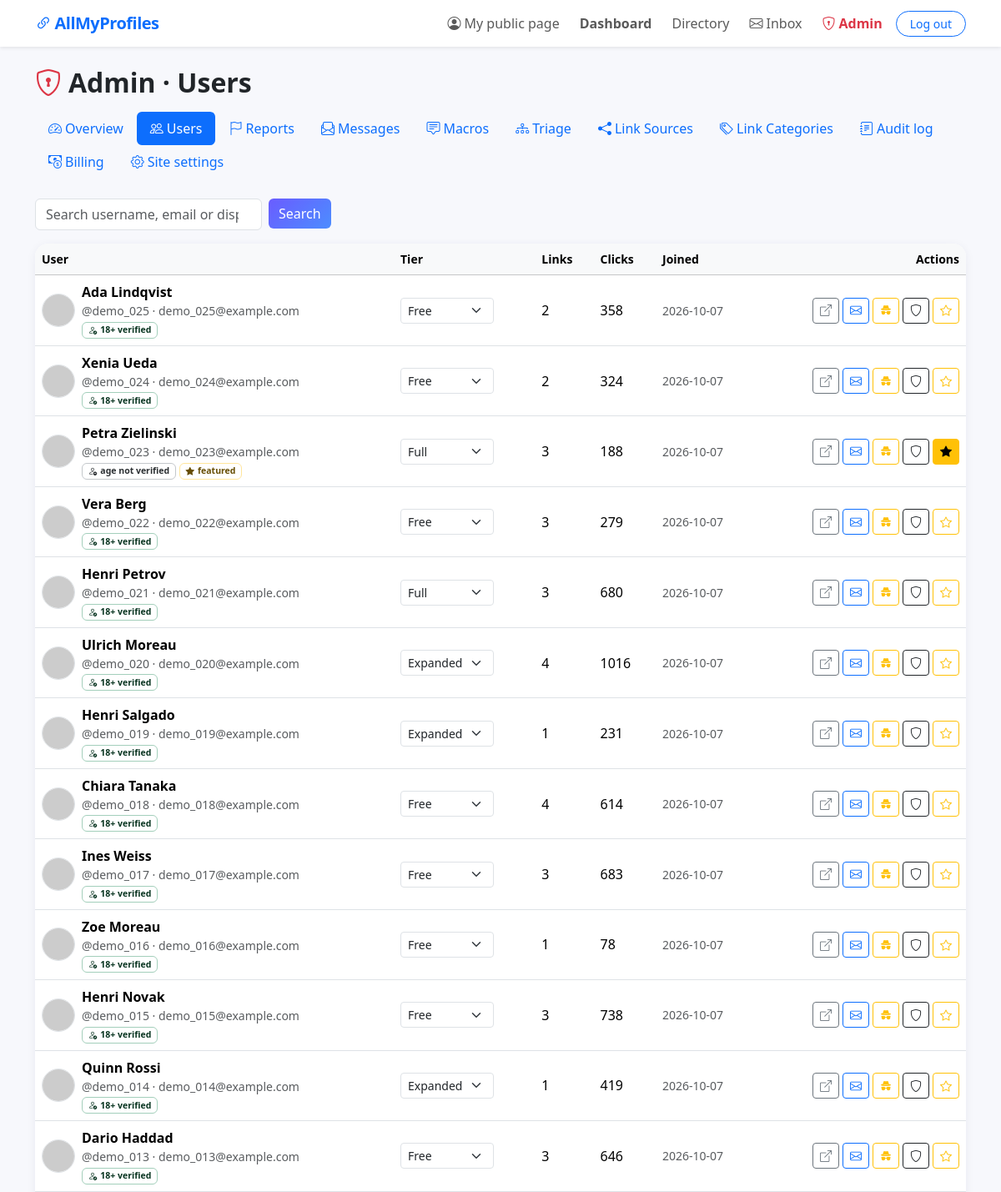
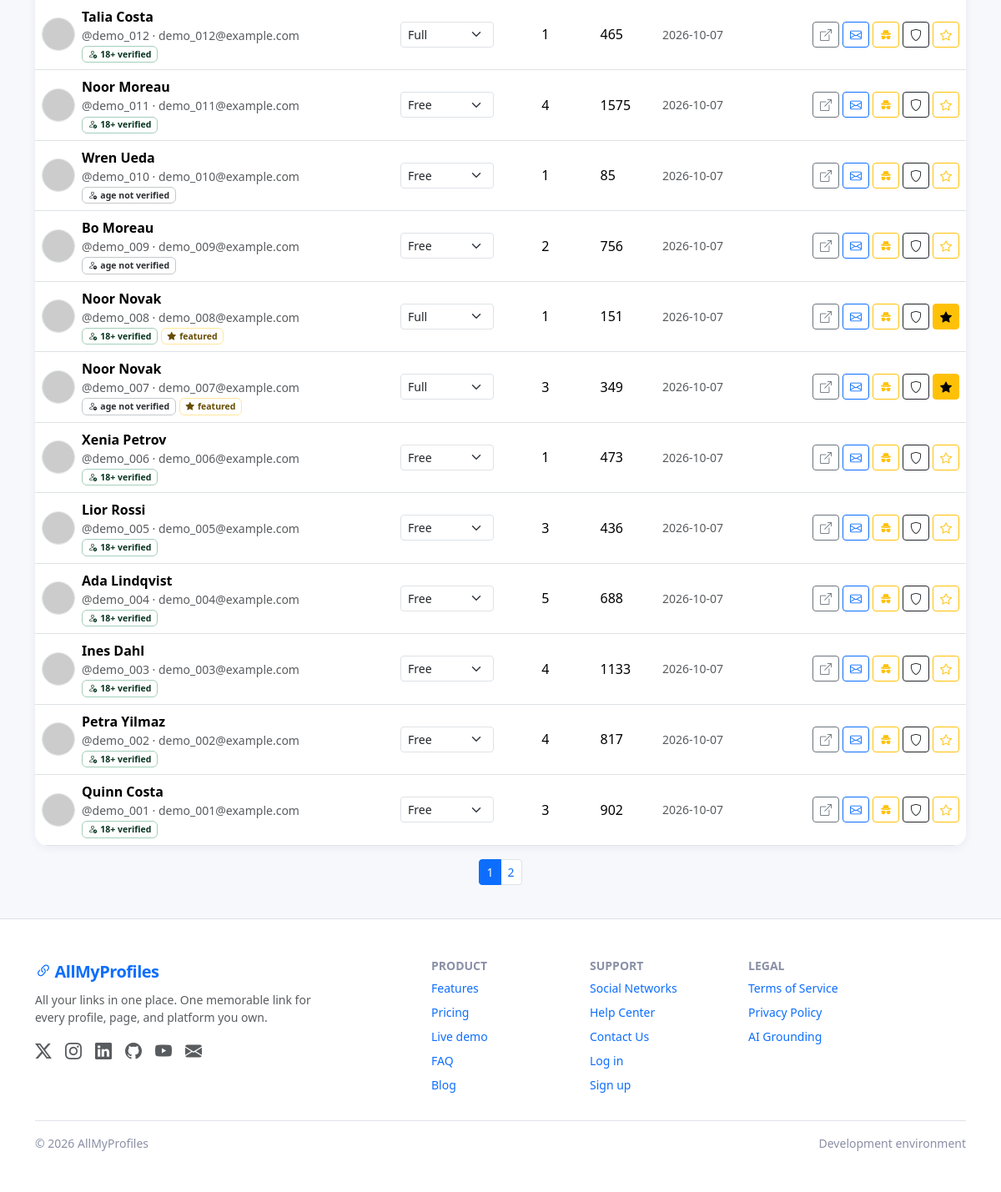
Page /admin/users (signed in) on the committed database (2 pictures, top to bottom).
### models.py (models this page shows, shortened)
class User(UserMixin, db.Model):
    __tablename__ = 'users'
    id = db.Column(db.Integer, primary_key=True)
    username = db.Column(db.String(80), unique=True, nullable=False, index=True)
    email = db.Column(db.String(120), unique=True, nullable=False, index=True)
    password_hash = db.Column(db.String(256), nullable=False)
    display_name = db.Column(db.String(120), nullable=False)
    headline = db.Column(db.String(250), nullable=True)
    bio = db.Column(db.Text, nullable=True)
    about_section = db.Column(db.Text, nullable=True)
    avatar_url = db.Column(db.String(500), nullable=True)
    avatar_path = db.Column(db.String(300), nullable=True)
    background_path = db.Column(db.String(300), nullable=True)
    tier = db.Column(db.String(20), default='Free')  # Free, Expanded, Full, Custom
    tier_changed_at = db.Column(db.DateTime, nullable=True)
    stripe_customer_id = db.Column(db.String(64), nullable=True, index=True)
    stripe_subscription_id = db.Column(db.String(64), nullable=True)
    stripe_subscription_status = db.Column(db.String(32), nullable=True)
    stripe_current_period_end = db.Column(db.BigInteger, nullable=True)
    skills = db.Column(db.String(300), nullable=True)
    location = db.Column(db.String(120), nullable=True)
    country_code = db.Column(db.String(3), nullable=True, index=True)
    country_name = db.Column(db.String(120), nullable=True)
    is_adult_oriented = db.Column(db.Boolean, default=False,
                                  nullable=False, server_default='0')
    video_platform = db.Column(db.String(10), nullable=True)
    video_id = db.Column(db.String(64), nullable=True)
    ga4_id = db.Column(db.String(32), nullable=True)
    is_admin = db.Column(db.Boolean, default=False, nullable=False)
    theme = db.Column(db.String(20), nullable=True, default='light')
    contact_disabled = db.Column(db.Boolean, default=False, nullable=False,
                                 server_default='0')
    directory_visible = db.Column(db.Boolean, default=False, nullable=False,
                                  server_default='0')
    age_verified = db.Column(db.Boolean, default=False, nullable=False,
                             server_default='0')
    is_featured = db.Column(db.Boolean, default=False, nullable=False,
                            server_default='0')
    is_demo = db.Column(db.Boolean, default=False, nullable=False,
                        server_default='0')
    created_at = db.Column(db.DateTime, default=lambda: datetime.now())
    def can_view_adult(self):
        return bool(self.is_admin or self.age_verified)
    links = db.relationship('Link', backref='owner', lazy=True,
                            cascade='all, delete-orphan')
    message_reads = db.relationship('MessageRead',
                                    back_populates='user',
                                    foreign_keys='MessageRead.user_id',
                                    cascade='all, delete-orphan',
                                    lazy='dynamic')
    @property
    def unread_messages(self):
        admin_unread = (MessageRead.query
                        .filter_by(user_id=self.id, is_read=False,
                                   is_archived=False)
                        .count())
        contact_unread = ContactMessage.query.filter_by(
            recipient_id=self.id, is_read=False, is_archived=False).count()
        return admin_unread + contact_unread
    @property
    def avatar_src(self):
        if self.avatar_path:
            return url_for_upload(self.avatar_path)
        if self.avatar_url:
            return self.avatar_url
        from urllib.parse import quote
        return ('https://ui-avatars.com/api/?background=random&name='
                + quote(self.display_name or self.username))

class Setting(db.Model):
    __tablename__ = 'settings'
    DEFAULT_SETTINGS = DEFAULT_SETTINGS
    key = db.Column(db.String(64), primary_key=True)
    value = db.Column(db.String(500), nullable=False, default='')
    @classmethod
    def get(cls, key, fallback=None):
        row = db.session.get(cls, key)
        if row is not None:
            return row.value
        return DEFAULT_SETTINGS.get(key, fallback)

### app.py (the view)
    @app.route('/admin/users')
    @admin_required
    def admin_users():
        q = (request.args.get('q') or '').strip().lower()
        query = User.query
        if q:
            like = f'%{q}%'
            query = query.filter(db.or_(User.username.ilike(like),
                                        User.email.ilike(like),
                                        User.display_name.ilike(like)))
        page = request.args.get('page', 1, type=int)
        pagination = query.order_by(User.created_at.desc()).paginate(
            page=page, per_page=25, error_out=False)
        views = SavedView.query.filter_by(page='users') \
            .order_by(SavedView.name).all()
        return render_template('admin/users.html',
                               pagination=pagination, users=pagination.items,
                               q=q, views=views)

### templates/admin/users.html (shortened to what this page needs)
{% extends 'base.html' %}
{% import 'admin/_nav.html' as dash %}
{% block content %}
<div class="container py-4">
  <h2 class="fw-bold mb-3"><i class="bi bi-shield-lock text-danger me-2"></i>Admin · Users</h2>
  {{ dash.nav('users') }}
  <form class="row g-2 mb-3" method="GET" action="{{ url_for('admin_users') }}">
    <div class="col-auto" style="min-width: 280px">
      <input type="search" name="q" class="form-control" placeholder="Search username, email or display name…" value="{{ q }}">
    </div>
    <div class="col-auto"><button class="btn btn-primary">Search</button></div>
  </form>
  <div class="card p-0 overflow-hidden">
    <table class="table table-hover align-middle mb-0">
      <thead class="table-light">
        <tr class="small text-muted">
          <th>User</th><th>Tier</th><th>Links</th><th>Clicks</th><th>Joined</th><th class="text-end">Actions</th>
        </tr>
      </thead>
      <tbody>
      {% for u in users %}
        {% set link_count = u.links | length %}
        {% set click_sum = u.links | map(attribute='click_count') | map('int') | sum %}
        <tr>
          <td>
            <div class="d-flex align-items-center gap-2">
              <img src="{{ u.avatar_src }}" class="avatar-sm rounded-circle border" alt="">
              <div>
                <div class="fw-semibold">
                  {{ u.display_name }}
                </div>
                <div class="small text-muted">@{{ u.username }} · {{ u.email }}</div>
                <div class="small">
                  {% if u.can_view_adult() %}
                    <span class="badge text-bg-success-subtle text-success-emphasis border border-success-subtle">
                      <i class="bi bi-person-check me-1"></i>18+ verified
                    </span>
                  {% else %}
                    <span class="badge text-bg-secondary-subtle text-secondary-emphasis border border-secondary-subtle">
                      <i class="bi bi-person-dash me-1"></i>age not verified
                    </span>
                  {% endif %}
                  {% if u.is_featured %}
                    <span class="badge text-bg-warning-subtle text-warning-emphasis border border-warning-subtle">
                      <i class="bi bi-star-fill me-1"></i>featured
                    </span>
                  {% endif %}
                </div>
              </div>
            </div>
          </td>
          <td>
            <form method="POST" action="{{ url_for('admin_set_tier', user_id=u.id) }}" class="d-flex gap-1">
              <select name="tier" class="form-select form-select-sm" style="width:auto"
                      onchange="this.form.submit()">
                {% for t in TIERS %}
                <option value="{{ t }}" {{ 'selected' if u.tier == t }}>{{ t }}</option>
                {% endfor %}
              </select>
            </form>
          </td>
          <td>{{ link_count }}</td>
          <td>{{ click_sum }}</td>
          <td class="small text-muted">{{ u.created_at.strftime('%Y-%m-%d') }}</td>
          <td class="text-end">
            <div class="d-inline-flex gap-1">
              <a class="btn btn-sm btn-outline-secondary" title="View public page"
                 href="{{ url_for('public_profile', username=u.username) }}"><i class="bi bi-box-arrow-up-right"></i></a>
              <a class="btn btn-sm btn-outline-primary" title="Send inbox message"
                 href="{{ url_for('admin_compose', user_id=u.id) }}"><i class="bi bi-envelope"></i></a>
              <form method="POST" action="{{ url_for('admin_impersonate', user_id=u.id) }}">
                <button class="btn btn-sm btn-outline-warning" title="Impersonate (support session)">
                  <i class="bi bi-incognito"></i></button>
              </form>
              <form method="POST" action="{{ url_for('admin_toggle_flag', user_id=u.id) }}">
                <button class="btn btn-sm {{ 'btn-danger' if u.is_admin else 'btn-outline-dark' }}"
                        title="{{ 'Revoke' if u.is_admin else 'Grant' }} admin">
                  <i class="bi bi-shield{{ '-check' if u.is_admin else '' }}"></i></button>
              </form>
              <form method="POST" action="{{ url_for('admin_toggle_flag', user_id=u.id) }}">
                <button class="btn btn-sm {{ 'btn-warning' if u.is_featured else 'btn-outline-warning' }}"
                        title="{{ 'Remove from' if u.is_featured else 'Add to' }} directory featured slots">
                  <i class="bi bi-star{{ '-fill' if u.is_featured else '' }}"></i></button>
              </form>
            </div>
          </td>
        </tr>
      {% else %}
        <tr><td colspan="6" class="text-muted p-4 text-center">No users found.</td></tr>
      {% endfor %}
      </tbody>
    </table>
  </div>
  {% if pagination.pages > 1 %}
  <nav class="mt-3">
    <ul class="pagination pagination-sm justify-content-center">
      {% for p in pagination.iter_pages(left_edge=1, right_edge=1, left_current=2, right_current=2) %}
        {% if p %}
          <li class="page-item {{ 'active' if p == pagination.page }}">
            <a class="page-link" href="{{ url_for('admin_users', q=q, page=p) }}">{{ p }}</a></li>
        {% else %}
          <li class="page-item disabled"><span class="page-link">…</span></li>
        {% endif %}
      {% endfor %}
    </ul>
  </nav>
  {% endif %}
</div>
{% endblock %}

### templates/base.html (shortened to what this page needs)
<!DOCTYPE html>
<html lang="en">
<head>
  <link rel="stylesheet" href="https://cdn.jsdelivr.net/npm/bootstrap@5.3.3/dist/css/bootstrap.min.css">
  <link rel="stylesheet" href="https://cdn.jsdelivr.net/npm/bootstrap-icons@1.11.3/font/bootstrap-icons.min.css">
</head>
<body class="d-flex flex-column min-vh-100">
  <nav class="navbar navbar-expand-lg bg-white shadow-sm">
    <div class="container">
      <a class="navbar-brand text-primary" href="{{ url_for('home') }}">
        <i class="bi bi-link-45deg me-1"></i>AllMyProfiles
      </a>
      <div class="collapse navbar-collapse" id="navbarNav">
        <ul class="navbar-nav ms-auto align-items-lg-center gap-lg-2">
          {% if current_user.is_authenticated %}
            <li class="nav-item">
              <a class="nav-link" href="{{ url_for('public_profile', username=current_user.username) }}">
                <i class="bi bi-person-circle me-1"></i>My public page
              </a>
            </li>
            <li class="nav-item">
              <a class="nav-link fw-semibold" href="{{ url_for('dashboard') }}">Dashboard</a>
            </li>
            <li class="nav-item">
              <a class="nav-link" href="{{ url_for('directory') }}">Directory</a>
            </li>
            <li class="nav-item">
              <a class="nav-link position-relative" href="{{ url_for('inbox') }}">
                <i class="bi bi-envelope me-1"></i>Inbox
              </a>
            </li>
            {% if current_user.is_admin and not is_impersonating() %}
            <li class="nav-item">
              <a class="nav-link text-danger fw-semibold" href="{{ url_for('admin_dashboard') }}">
                <i class="bi bi-shield-lock me-1"></i>Admin
              </a>
            </li>
            {% endif %}
            <li class="nav-item">
              <a class="btn btn-outline-primary btn-sm rounded-pill px-3" href="{{ url_for('logout') }}">Log out</a>
            </li>
          {% endif %}
        </ul>
      </div>
    </div>
  </nav>
  <main class="flex-grow-1">
    {% block content %}{% endblock %}
  </main>
  <footer class="py-5 bg-white border-top">
    <div class="container">
      <div class="row gy-4">
        <div class="col-lg-4">
          <span class="navbar-brand fw-bold text-primary fs-5">
            <i class="bi bi-link-45deg me-1"></i>AllMyProfiles
          </span>
          <p class="small text-muted mt-2 mb-0">{{ site_tagline }} One memorable link for every profile, page, and platform you own.</p>
          <div class="mt-3 fs-5 d-flex gap-3">
            <a href="https://x.com/allmyprofiles" class="text-muted" aria-label="X / Twitter" rel="noopener" target="_blank"><i class="bi bi-twitter-x"></i></a>
            <a href="https://instagram.com/allmyprofiles" class="text-muted" aria-label="Instagram" rel="noopener" target="_blank"><i class="bi bi-instagram"></i></a>
            <a href="https://linkedin.com/company/allmyprofiles" class="text-muted" aria-label="LinkedIn" rel="noopener" target="_blank"><i class="bi bi-linkedin"></i></a>
            <a href="https://github.com/allmyprofiles" class="text-muted" aria-label="GitHub" rel="noopener" target="_blank"><i class="bi bi-github"></i></a>
            <a href="https://youtube.com/@allmyprofiles" class="text-muted" aria-label="YouTube" rel="noopener" target="_blank"><i class="bi bi-youtube"></i></a>
            <a href="mailto:support@allmyprofiles.io" class="text-muted" aria-label="Email"><i class="bi bi-envelope-fill"></i></a>
          </div>
        </div>
        <div class="col-6 col-lg-2 offset-lg-1">
          <h6 class="fw-bold small text-uppercase">Product</h6>
          <ul class="list-unstyled small">
            <li class="mb-2"><a class="text-decoration-none" href="{{ url_for('home') }}#features">Features</a></li>
            <li class="mb-2"><a class="text-decoration-none" href="{{ url_for('home') }}#pricing">Pricing</a></li>
            <li class="mb-2"><a class="text-decoration-none" href="{{ url_for('home') }}#demo">Live demo</a></li>
            <li class="mb-2"><a class="text-decoration-none" href="{{ url_for('home') }}#faq">FAQ</a></li>
            <li class="mb-2"><a class="text-decoration-none" href="#">Blog</a></li>
          </ul>
        </div>
        <div class="col-6 col-lg-2">
          <h6 class="fw-bold small text-uppercase">Support</h6>
          <ul class="list-unstyled small">
            <li class="mb-2"><a class="text-decoration-none" href="{{ url_for('directory') }}">Social Networks</a></li>
            <li class="mb-2"><a class="text-decoration-none" href="{{ url_for('help_center') }}">Help Center</a></li>
            <li class="mb-2"><a class="text-decoration-none" href="{{ url_for('contact') }}">Contact Us</a></li>
            <li class="mb-2"><a class="text-decoration-none" href="{{ url_for('login') }}">Log in</a></li>
            <li class="mb-2"><a class="text-decoration-none" href="{{ url_for('register') }}">Sign up</a></li>
          </ul>
        </div>
        <div class="col-6 col-lg-2">
          <h6 class="fw-bold small text-uppercase">Legal</h6>
          <ul class="list-unstyled small">
            <li class="mb-2"><a class="text-decoration-none" href="{{ url_for('terms') }}">Terms of Service</a></li>
            <li class="mb-2"><a class="text-decoration-none" href="{{ url_for('privacy') }}">Privacy Policy</a></li>
            <li class="mb-2"><a class="text-decoration-none" href="{{ url_for('ai_grounding') }}">AI Grounding</a></li>
          </ul>
        </div>
      </div>
      <hr>
      <div class="d-flex flex-wrap justify-content-between align-items-center">
        <span class="small">&copy; {{ current_year }} AllMyProfiles</span>
        <span class="small">{{ APP_ENV|capitalize }} environment</span>
      </div>
    </div>
  </footer>
</body>
</html>

### rows in the picture
User: display_name "Ada Lindqvist", username "demo_025", email "demo_025@example.com", is_admin False (drawn), link_count "2", click_sum "358", created_at "2026-10-07", is_featured False (drawn)
User: display_name "Xenia Ueda", username "demo_024", email "demo_024@example.com", is_admin False (drawn), link_count "2", click_sum "324", created_at "2026-10-07", is_featured False (drawn)
User: display_name "Petra Zielinski", username "demo_023", email "demo_023@example.com", is_admin False (drawn), is_featured True (drawn), link_count "3", click_sum "188", created_at "2026-10-07"
User: display_name "Vera Berg", username "demo_022", email "demo_022@example.com", is_admin False (drawn), link_count "3", click_sum "279", created_at "2026-10-07", is_featured False (drawn)
User: display_name "Henri Petrov", username "demo_021", email "demo_021@example.com", is_admin False (drawn), link_count "3", click_sum "680", created_at "2026-10-07", is_featured False (drawn)
User: display_name "Ulrich Moreau", username "demo_020", email "demo_020@example.com", is_admin False (drawn), link_count "4", click_sum "1016", created_at "2026-10-07", is_featured False (drawn)
User: display_name "Henri Salgado", username "demo_019", email "demo_019@example.com", is_admin False (drawn), link_count "1", click_sum "231", created_at "2026-10-07", is_featured False (drawn)
User: display_name "Chiara Tanaka", username "demo_018", email "demo_018@example.com", is_admin False (drawn), link_count "4", click_sum "614", created_at "2026-10-07", is_featured False (drawn)
User: display_name "Ines Weiss", username "demo_017", email "demo_017@example.com", is_admin False (drawn), link_count "3", click_sum "683", created_at "2026-10-07", is_featured False (drawn)
User: display_name "Zoe Moreau", username "demo_016", email "demo_016@example.com", is_admin False (drawn), link_count "1", click_sum "78", created_at "2026-10-07", is_featured False (drawn)
User: display_name "Henri Novak", username "demo_015", email "demo_015@example.com", is_admin False (drawn), link_count "3", click_sum "738", created_at "2026-10-07", is_featured False (drawn)
User: display_name "Quinn Rossi", username "demo_014", email "demo_014@example.com", is_admin False (drawn), link_count "1", click_sum "419", created_at "2026-10-07", is_featured False (drawn)
User: display_name "Dario Haddad", username "demo_013", email "demo_013@example.com", is_admin False (drawn), link_count "3", click_sum "646", created_at "2026-10-07", is_featured False (drawn)
User: display_name "Talia Costa", username "demo_012", email "demo_012@example.com", is_admin False (drawn), link_count "1", click_sum "465", created_at "2026-10-07", is_featured False (drawn)
User: display_name "Noor Moreau", username "demo_011", email "demo_011@example.com", is_admin False (drawn), link_count "4", click_sum "1575", created_at "2026-10-07", is_featured False (drawn)
User: display_name "Wren Ueda", username "demo_010", email "demo_010@example.com", is_admin False (drawn), is_demo "1", click_sum "85", created_at "2026-10-07", is_featured False (drawn)
User: display_name "Bo Moreau", username "demo_009", email "demo_009@example.com", is_admin False (drawn), link_count "2", click_sum "756", created_at "2026-10-07", is_featured False (drawn)
User: display_name "Noor Novak", username "demo_008", email "demo_008@example.com", is_admin False (drawn), is_featured True (drawn), link_count "1", click_sum "151", created_at "2026-10-07"
User: display_name "Noor Novak", username "demo_007", email "demo_007@example.com", is_admin False (drawn), is_featured True (drawn), link_count "3", click_sum "349", created_at "2026-10-07"
User: display_name "Xenia Petrov", username "demo_006", email "demo_006@example.com", is_admin False (drawn), link_count "1", click_sum "473", created_at "2026-10-07", is_featured False (drawn)
User: display_name "Lior Rossi", username "demo_005", email "demo_005@example.com", is_admin False (drawn), link_count "3", click_sum "436", created_at "2026-10-07", is_featured False (drawn)
User: display_name "Ada Lindqvist", username "demo_004", email "demo_004@example.com", is_admin False (drawn), link_count "5", click_sum "688", created_at "2026-10-07", is_featured False (drawn)
User: display_name "Ines Dahl", username "demo_003", email "demo_003@example.com", is_admin False (drawn), link_count "4", click_sum "1133", created_at "2026-10-07", is_featured False (drawn)
User: display_name "Petra Yilmaz", username "demo_002", email "demo_002@example.com", is_admin False (drawn), id "4", click_sum "817", created_at "2026-10-07", is_featured False (drawn)
User: display_name "Quinn Costa", username "demo_001", email "demo_001@example.com", is_admin False (drawn), id "3", click_sum "902", created_at "2026-10-07", is_featured False (drawn)
Setting: value "All your links in one place."

### other values in the picture
{{ p }} "1" "2"
{{ APP_ENV|capitalize }} "Development"
form field tier "Free"
form field tier "Full"
form field tier "Expanded"
